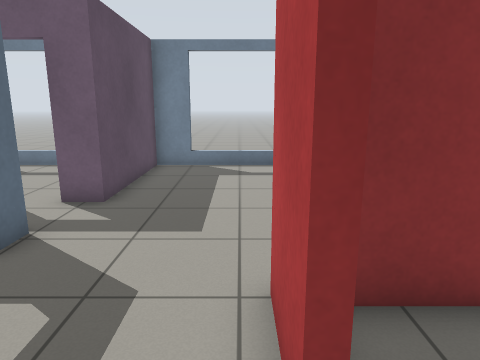
view 1 (above)

22 first-person views from a walk through a world built for the Gazebo simulator. The camera is 1.2 m above the floor, tilts 12° down and sees 70° across. The floor is counted in squares, 0.5 m on a side. Each view is taken from the middle of a square. On the plan, view 1 faces up. The plan holds only what a view shows up to about 19 squares ahead; the rest is blank. Simple patterns stand in for the simulator's built-in surfaces.

view 2
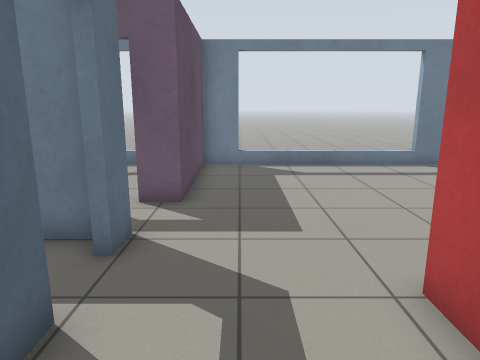

view 3
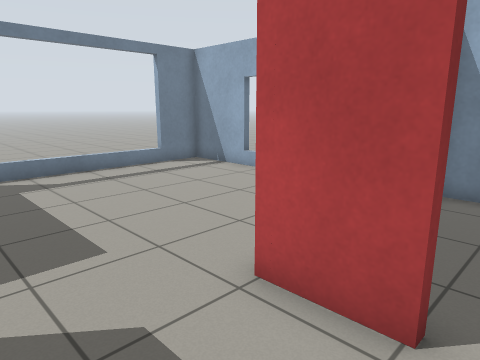

view 4
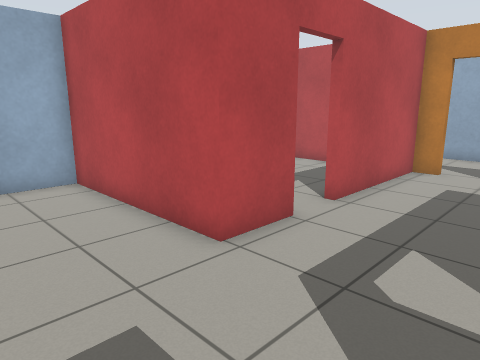

view 5
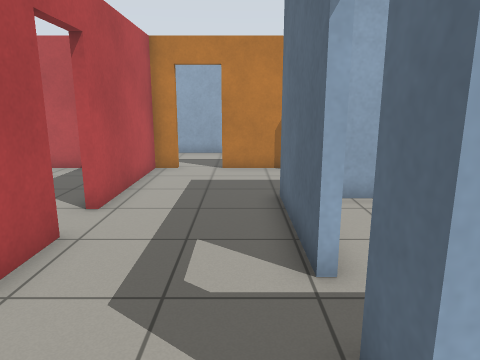

view 6
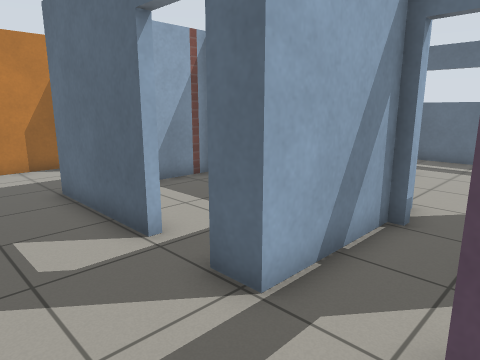

view 7
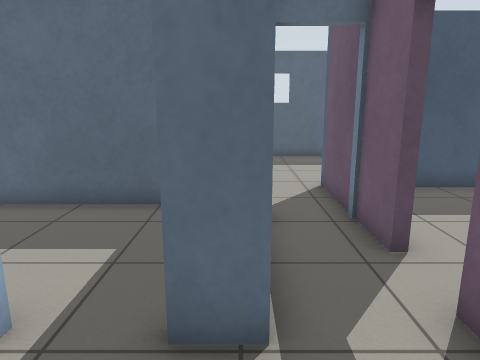

view 8
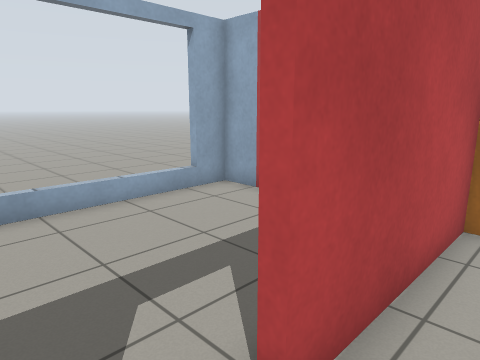

view 9
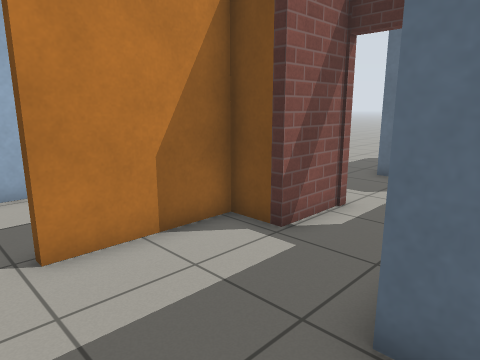

view 10
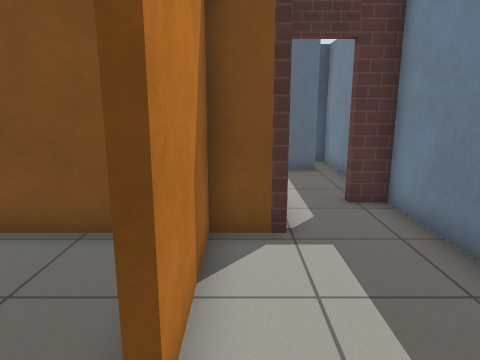

view 11
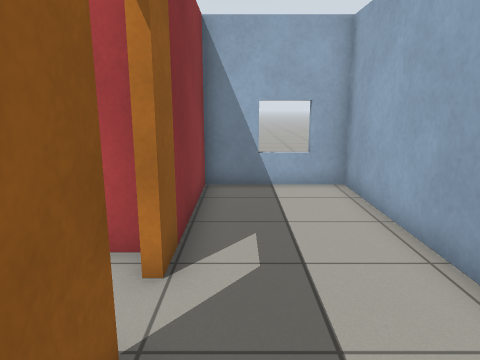

view 12
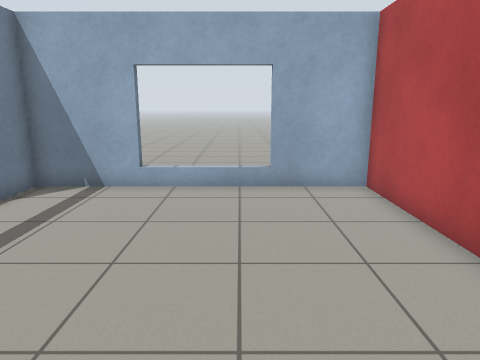

view 13
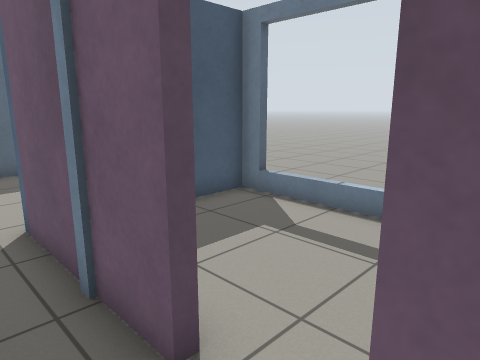

view 14
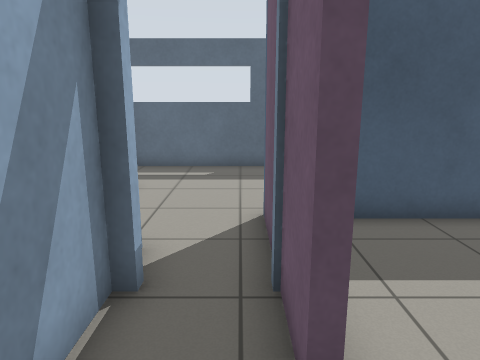

view 15
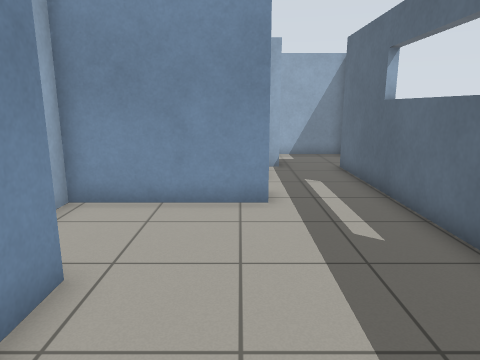

view 16
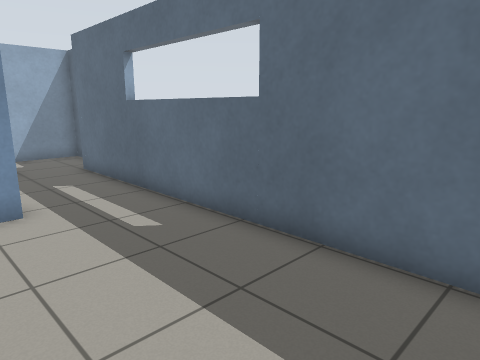

view 17
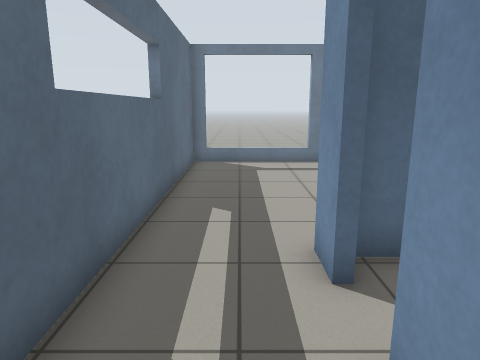

view 18
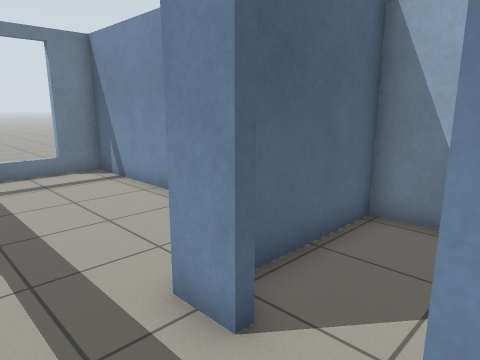

view 19
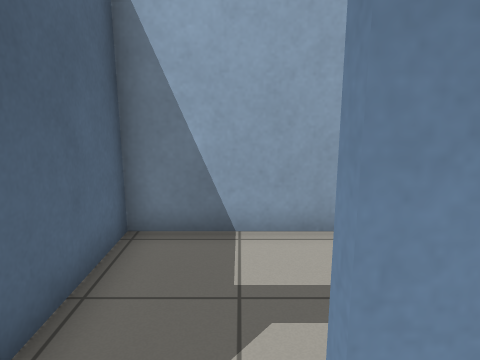

view 20
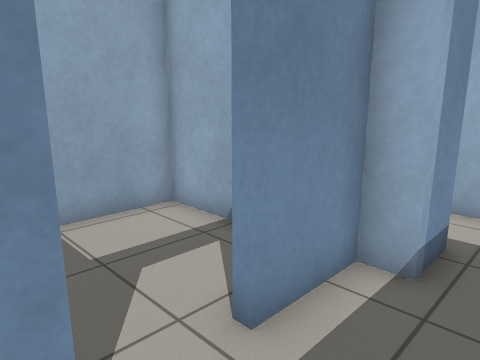

view 21
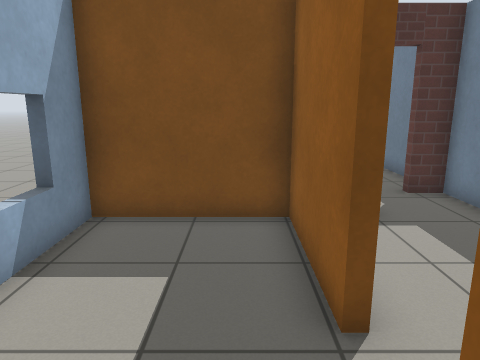

view 22
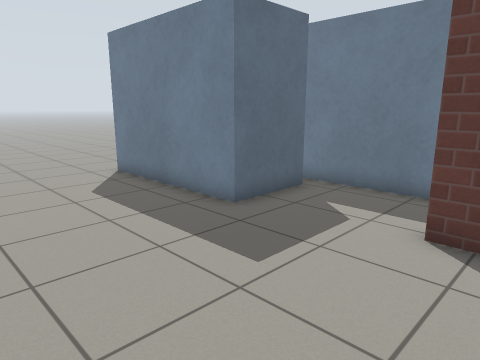

### Floor plan
Points are (right, up) in squares from view 1. A wall is a line through its corners. A room is listed if a view was taken in it or the views show most of it. See-through windows are left out.
Room 1 (views 1, 2, 3, 9, 10)
walls: (-5, -1.2) (-8.5, -1.2) (-8.5, -2.2); (-0.5, -5.6) (0.4, -5.6) (0.4, 0.1); (-4.1, 2.5) (-4.1, -1.2); (-8.9, -4.1) (-6.3, -4.1) (-6.3, -5.6) (-2.3, -5.6)
ways out: opening at (-2, 1.3) to room 2; open door at (-1.5, -6) to room 3; open door at (-9, -3.5) to room 5; open door at (0.8, 1) to room 6
Room 2 (views 4, 5, 6, 7, 8, 12, 13, 14)
walls: (0.4, 1.9) (0.4, 4.1) (7.3, 4.1) (7.3, 14.3) (-3.5, 14.3) (-3.5, 8.5) (-4.6, 8.5); (-4.1, 3.5) (-4.1, 2.5); (-6.4, 8.5) (-8.1, 8.5); (-8.1, 6.8) (-8.1, 6.3) (-4.1, 6.3) (-4.1, 5.3)
ways out: opening at (-2, 1.3) to room 1; open door at (-8, 7.5) to room 4; open door at (-4, 4.5) to room 7; open door at (-5.5, 9) to room 8
Room 3 (views 11, 21)
walls: (-2.3, -5.9) (-6.3, -5.9) (-6.3, -10.3) (5.6, -10.3) (5.6, -5.9) (-0.5, -5.9)
ways out: open door at (-1.5, -6) to room 1
Room 4 (views 15, 16, 17, 18, 19, 20)
walls: (-14.7, 3.3) (-14.7, 4.5) (-9.6, 4.5) (-9.6, 5.2); (-8.1, 8.5) (-11.5, 8.5) (-11.5, 14.3) (-18.1, 14.3) (-18.1, -1); (-13.1, -1.2) (-15.3, -1.2); (-15.6, -2.5) (-15.6, -0.9) (-14.7, -0.9) (-14.7, 1.6); (-19.3, -4.1) (-19.3, -4.8) (-15, -4.8)
ways out: open door at (-8, 7.5) to room 2; open door at (-14.5, 2.5) to room 9
Room 5 (view 22)
walls: (-13.1, -2) (-13.1, -5.1) (-19.6, -5.1); (-9.6, -1.2) (-13.1, -1.2); (-7.9, -4.4) (-8.9, -4.4)
ways out: open door at (-9, -3.5) to room 1
Room 6 (no view inside)
walls: (3.3, -5.6) (7.3, -5.6) (7.3, 0.8); (7.3, 2.6) (7.3, 3.5); (3, 3.8) (1.4, 3.8)
ways out: open door at (0.8, 1) to room 1
Room 7 (no view inside)
walls: (-9.3, 4.1) (-9.3, 0); (-4.6, 6) (-5.8, 6); (-9.2, -0.9) (-5.7, -0.9)
ways out: open door at (-4, 4.5) to room 2
Room 8 (no view inside)
walls: (-6.2, 14.3) (-11.2, 14.3) (-11.2, 10.5)
ways out: open door at (-5.5, 9) to room 2
Room 9 (no view inside)
walls: (-11.9, -0.9) (-9.6, -0.9) (-9.6, 4.2) (-14.1, 4.2)
ways out: open door at (-14.5, 2.5) to room 4

Where each view was taken, in squares from view 1:
view 1: 0 up, 0 right, facing up
view 2: 0 up, 2 left, facing up
view 3: 1 up, 3 left, facing up-right
view 4: 8 up, 4 left, facing down-right
view 5: 8 up, 3 left, facing down
view 6: 9 up, 1 left, facing down-left
view 7: 6 up, 1 left, facing left
view 8: 2 up, 1 left, facing down-right
view 9: 0 up, 1 left, facing down-left
view 10: 5 down, 0 right, facing left
view 11: 7 down, 5 left, facing right
view 12: 8 up, 3 left, facing right
view 13: 7 up, 4 left, facing up-left
view 14: 8 up, 4 left, facing left
view 15: 13 up, 14 left, facing down
view 16: 13 up, 13 left, facing down-left
view 17: 1 down, 16 left, facing up
view 18: 1 up, 17 left, facing up-right
view 19: 2 up, 16 left, facing right
view 20: 4 up, 17 left, facing down-right
view 21: 7 down, 1 right, facing left
view 22: 11 down, 7 left, facing up-left
